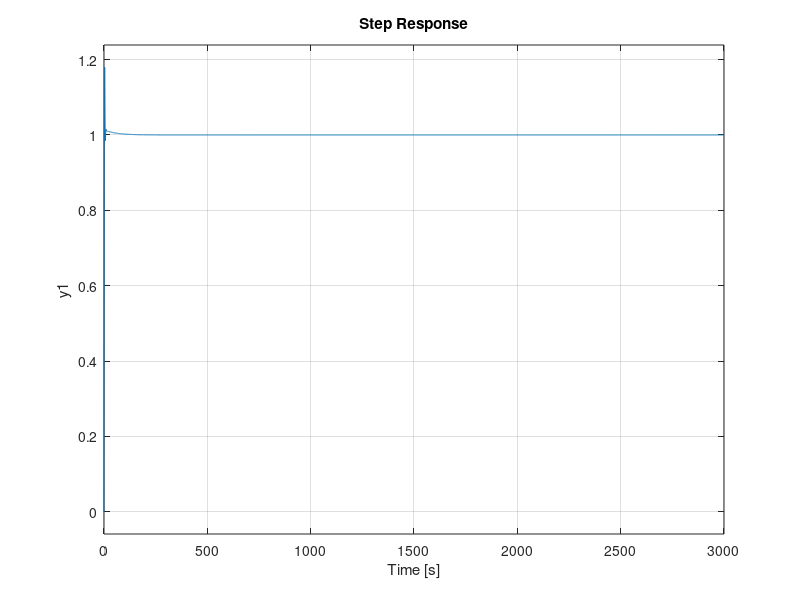

Source code (MATLAB):
clear all;
Kp=12;
Ti=5;
Td=1;
P=tf([Kp],[1]);
I=tf([1],[Ti,0]);
D=tf([Td,0],[1]);
PID=P+I+D;
m=10; % mass in [kg]
k=0.01; % stiffness in [N/m]
d=10; % damping ratio [N*s/m]
Plant=tf([1/m],[1, d/m, k/m]);
% closed loop transfer function
Sys=(PID*Plant)/(1+(PID*Plant));
step(Sys);